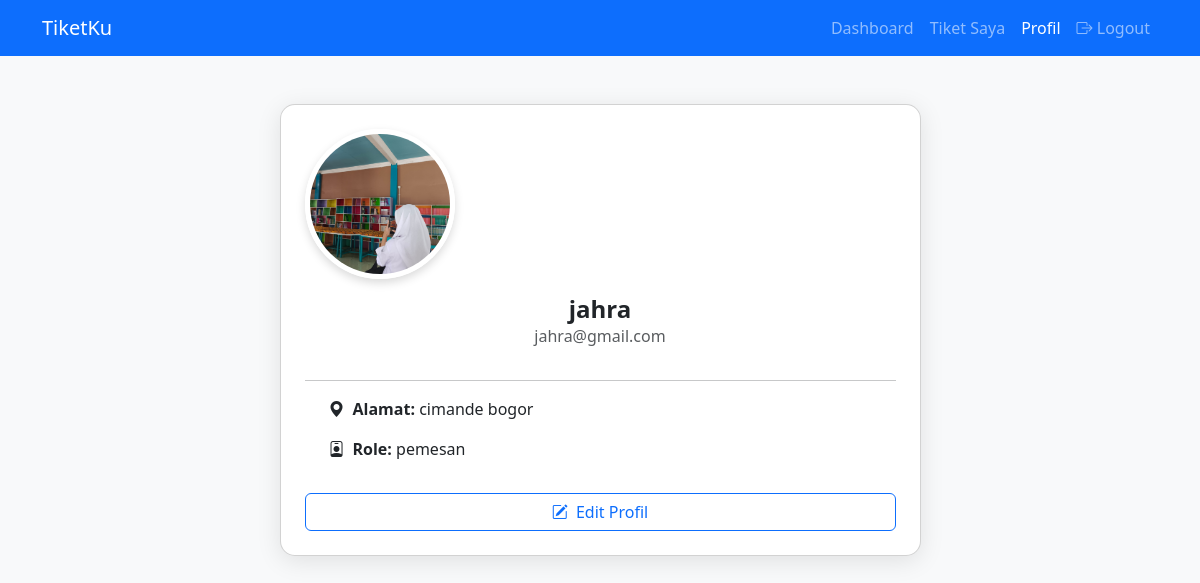
Page /profil.php (signed in) on the committed database.
### tables this page shows
CREATE TABLE `users` (
  `id_user` int NOT NULL,
  `nama` varchar(255) NOT NULL,
  `email` varchar(50) NOT NULL,
  `username` varchar(50) NOT NULL,
  `password` varchar(255) NOT NULL,
  `alamat` text,
  `role` enum('admin','petugas','pemesan') NOT NULL,
  `foto` varchar(255) DEFAULT NULL
);

### profil.php (the view, shortened to what this page needs)
<?php
require 'koneksi.php';
$id_user = $_SESSION['id_user'];
$query_user = mysqli_query($con, "SELECT * FROM users WHERE id_user = '$id_user'");
$user = mysqli_fetch_assoc($query_user);
?>
<!DOCTYPE html>
<html lang="id">
<head>
    <link href="https://cdn.jsdelivr.net/npm/bootstrap@5.3.3/dist/css/bootstrap.min.css" rel="stylesheet">
    <link href="https://cdn.jsdelivr.net/npm/bootstrap-icons@1.10.0/font/bootstrap-icons.css" rel="stylesheet">
</head>
<body>
<nav class="navbar navbar-expand-lg navbar-dark bg-primary">
    <div class="container">
        <a class="navbar-brand" href="#">TiketKu</a>
        <div class="collapse navbar-collapse justify-content-end" id="navbarNav">
            <ul class="navbar-nav">
                <li class="nav-item"><a class="nav-link" href="dashboard_user.php">Dashboard</a></li>
                <li class="nav-item"><a class="nav-link" href="tiket_saya.php">Tiket Saya</a></li>
                <li class="nav-item"><a class="nav-link active" href="profil.php">Profil</a></li>
                <li class="nav-item"><a class="nav-link" href="logout.php"><i class="bi bi-box-arrow-right"></i> Logout</a></li>
            </ul>
        </div>
    </div>
</nav>
<div class="container my-5">
    <div class="row justify-content-center">
        <div class="col-md-7">
            <div class="card card-custom text-center p-4">
                <img src="<?= $user['foto'] ? 'uploads/' . $user['foto'] : 'https://via.placeholder.com/150' ?>" class="profile-img mb-3" alt="Foto Profil">
                <h4 class="fw-bold mb-0"><?= htmlspecialchars($user['nama']) ?></h4>
                <p class="text-muted"><?= htmlspecialchars($user['email']) ?></p>
                <hr>
                <div class="text-start px-4">
                    <p><i class="bi bi-geo-alt-fill me-2"></i><strong>Alamat:</strong> <?= htmlspecialchars($user['alamat']) ?></p>
                    <p><i class="bi bi-person-badge me-2"></i><strong>Role:</strong> <?= htmlspecialchars($user['role']) ?></p>
                </div>
                <a href="edit_profil.php" class="btn btn-outline-primary w-100 mt-3"><i class="bi bi-pencil-square me-1"></i> Edit Profil</a>
            </div>
        </div>
    </div>
</div>
</body>
</html>

### profil.php (style rules this page uses)
body { background-color: #f8f9fa; }
.profile-img { width: 150px; height: 150px; object-fit: cover; border-radius: 50%; border: 5px solid #fff; box-shadow: 0 4px 10px rgba(0,0,0,0.15); }
.card-custom { border-radius: 15px; box-shadow: 0 5px 25px rgba(0,0,0,0.1); }

### rows in the picture
users: foto (picture), nama "jahra", email "jahra@gmail.com", alamat "cimande bogor", role "pemesan"
